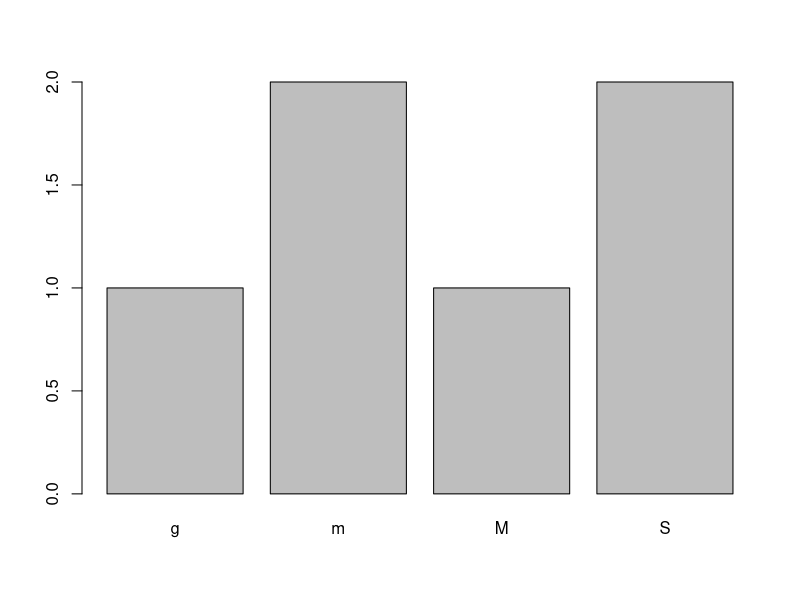
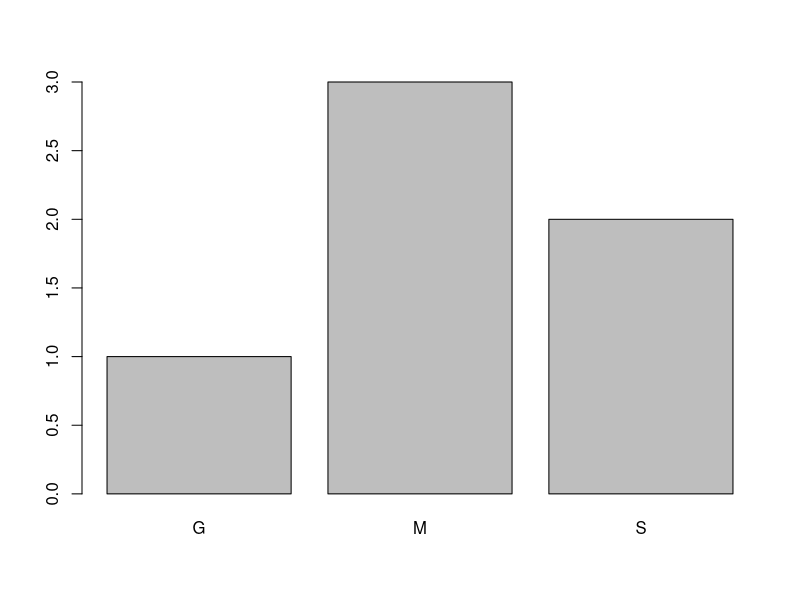
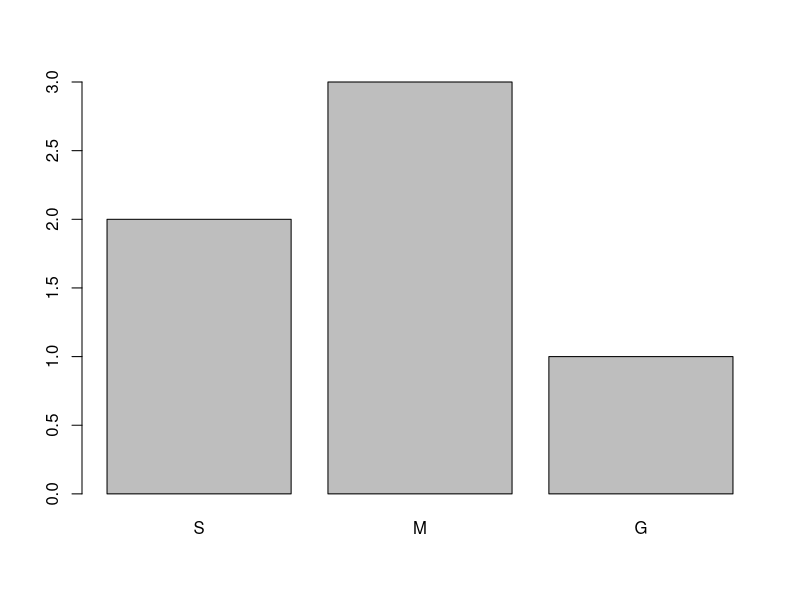

These charts were generated, in order, by the following R code:
## ---- chunk 1
1+1-1*(1+1-1)/1+1*(-1)
## ---- chunk 2
mango <- 10
manzana <- 5 
aguacate <- 15
## ---- chunk 3
resultado <- 2 * aguacate + 4 * manzana + 1.5 * mango
## ---- chunk 4
print(resultado)
## ---- chunk 5
class(resultado)
## ---- chunk 6
nombre <- "Diana"
## ---- chunk 7
class(nombre)
## ---- chunk 8
binario <- 1 > 2
## ---- chunk 9
class(binario)
## ---- chunk 10
nombre <- c("Shrek", "Shrek 2", "Shrek tercero", "Shrek: Felices por siempre")
## ---- chunk 11
puntuacion <- c(7.9, 7.2, 6.1, 6.3)
## ---- chunk 12
posterior_2005 <- c(FALSE, FALSE, TRUE, TRUE)
## ---- chunk 13
puntuacion + 2
## ---- chunk 14
puntuacion / 2
## ---- chunk 15
puntuacion_de_diana <- c(10, 9, 6, 7)
## ---- chunk 16
puntuacion_de_diana - puntuacion
## ---- chunk 17
length(puntuacion)
## ---- chunk 18
sum(puntuacion)
## ---- chunk 19
mean(puntuacion)
## ---- chunk 20
nombre[3]
## ---- chunk 21
nombre[c(1,4)]
## ---- chunk 22
puntuacion_baja <- puntuacion < 7
## ---- chunk 23
print(puntuacion_baja)
## ---- chunk 24
puntuacion[puntuacion_baja]
## ---- chunk 25
nombre[puntuacion_baja]
## ---- chunk 26
puntuacion_alta <- puntuacion > 7
## ---- chunk 27
print(puntuacion_alta)
## ---- chunk 28
puntuacion[puntuacion_alta]
## ---- chunk 29
nombre[puntuacion_alta]
## ---- chunk 30
warner <- c(20, 20, 16, 17, 17, 22, 17, 18, 19)

disney <- c(11, 13, 11, 8, 12, 11, 12, 8, 10)

fox <- c(18, 15, 15, 15, 16, 17, 15, 13, 11)

## ---- chunk 31
peliculas <- matrix(c(warner, disney, fox), 
             nrow = 9,
             ncol = 3)
## ---- chunk 32
print(peliculas)
## ---- chunk 33
colnames(peliculas) <- c('warner', 'disney', 'fox')
## ---- chunk 34
rownames(peliculas) <- c('2010', '2011', '2012', '2013', '2014', '2015', '2016', '2017', '2018')
## ---- chunk 35
print(peliculas)
## ---- chunk 36
peliculas - 5
## ---- chunk 37
peliculas + peliculas
## ---- chunk 38
peliculas * peliculas
## ---- chunk 39
peliculas[3,2]
peliculas['2012', 'disney']
## ---- chunk 40
peliculas[c(3,2), c(2,3)]
peliculas[c(3,2), c('disney', 'fox')]
## ---- chunk 41
peliculas[3,]
peliculas['2012',]
## ---- chunk 42
peliculas[,2]
peliculas[,'disney']
## ---- chunk 43
tallas <- c('m', 'g', 'S', 'S','m', 'M')
## ---- chunk 44
# plot(tallas)
## ---- chunk 45
tallas_factor <- factor(tallas)
## ---- chunk 46
plot(tallas_factor)
## ---- chunk 47
levels(tallas_factor)
## ---- chunk 48
tallas_recodificado <- factor(tallas,
                              levels = c('g', 'm', 'M', 'S'),
                              labels = c('G', 'M', 'M', 'S'))
## ---- chunk 49
plot(tallas_recodificado)
## ---- chunk 50
tallas_ordenado <- factor(tallas,
                              ordered = TRUE,
                              levels = c('S', 'm', 'M', 'g'),
                              labels = c('S', 'M', 'M', 'G'))
## ---- chunk 51
print(tallas_ordenado)
## ---- chunk 52
plot(tallas_ordenado)
## ---- chunk 53
nombre <- c("Shrek", "Shrek 2", "Shrek Tercero", "Shrek: Felices por siempre")
puntuacion <- c(7.9, 7.2, 6.1, 6.3)
posterior_2005 <- c(FALSE, FALSE, TRUE, TRUE)
## ---- chunk 54
peliculas_df <- data.frame(nombre,
                           puntuacion,
                           posterior_2005)
## ---- chunk 55
peliculas_df
## ---- chunk 56
names(peliculas_df) <- c('NOMBRE',
                         'PUNTUACION',
                         'POSTERIOR_2005')
## ---- chunk 57
peliculas_df
## ---- chunk 58
peliculas_df[3,2]
peliculas_df[3,'PUNTUACION']
## ---- chunk 59
peliculas_df[c(3,4), c(2,3)]
peliculas_df[c(3,4), c('PUNTUACION', 'POSTERIOR_2005')]
## ---- chunk 60
peliculas_df[3,]
## ---- chunk 61
peliculas_df[,2]
peliculas_df[,'PUNTUACION']
peliculas_df$PUNTUACION
## ---- chunk 62
peliculas_df
## ---- chunk 63
order(peliculas_df$PUNTUACION)
## ---- chunk 64
orden_menor_mayor <- order(peliculas_df$PUNTUACION, decreasing = FALSE)
## ---- chunk 65
peliculas_df[orden_menor_mayor,]
## ---- chunk 66
orden_mayor_menor <- order(peliculas_df$PUNTUACION, decreasing = TRUE)
## ---- chunk 67
peliculas_df[orden_mayor_menor,]
## ---- chunk 68
df_ordenado <- peliculas_df[orden_mayor_menor, ]
## ---- chunk 69
df_ordenado
## ---- chunk 70
nombre <- c("Shrek", "Shrek 2", "Shrek Tercero", "Shrek: Felices por siempre")
puntuacion <- c(7.9, 7.2, 6.1, 6.3)
posterior_2005 <- c(FALSE, FALSE, TRUE, TRUE)
warner <- c(20, 20, 16, 17, 17, 22, 17, 18, 19)
disney <- c(11, 13, 11, 8, 12, 11, 12, 8, 10)
fox <- c(18, 15, 15, 15, 16, 17, 15, 13, 11)
## ---- chunk 71
vector_titulos <- nombre
matriz_peliculas <- matrix(c(warner, disney, fox),
                    nrow = 9,
                    ncol = 3)
peliculas_df <- data.frame(nombre,
                           puntuacion,
                           posterior_2005)
## ---- chunk 72
lista_curso <- list(vector_titulos, 
                    matriz_peliculas)
## ---- chunk 73
lista_curso
## ---- chunk 74
names(lista_curso) <- c('VECTOR', 'MATRIZ')
## ---- chunk 75
lista_curso
## ---- chunk 76
lista_curso[['VECTOR']]
## ---- chunk 77
lista_curso[['VECTOR']][3]
## ---- chunk 78
lista_curso[['MATRIZ']][5,3]
## ---- chunk 79
lista_curso[['data_frame']] <- peliculas_df
## ---- chunk 80
lista_curso
## ---- chunk 81
lista_curso[['VECTOR']] <- NULL
## ---- chunk 82
lista_curso
